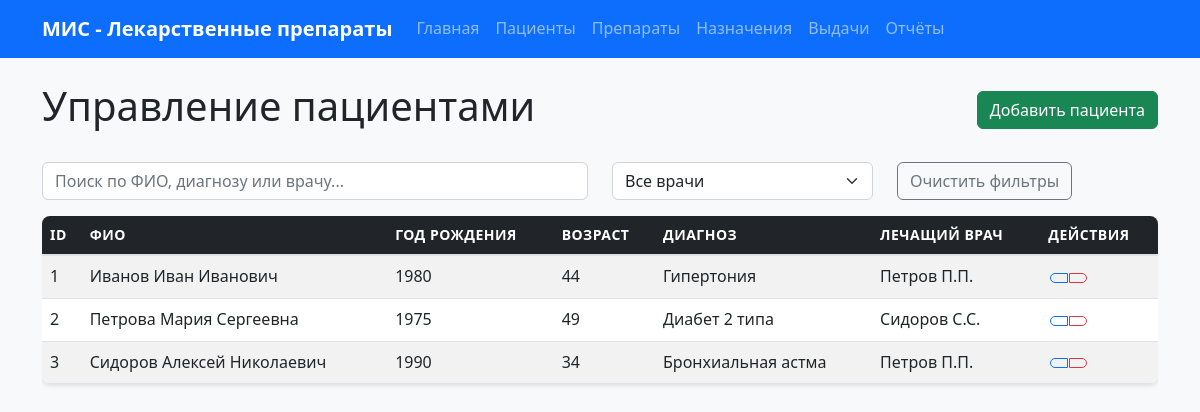
Page /patients on the committed database.
### tables this page shows
CREATE TABLE patients (
            patient_id INTEGER PRIMARY KEY AUTOINCREMENT,
            fio TEXT NOT NULL,
            birth_year INTEGER NOT NULL,
            diagnosis TEXT NOT NULL,
            attending_doctor TEXT NOT NULL,
            created_at TIMESTAMP DEFAULT CURRENT_TIMESTAMP,
            updated_at TIMESTAMP DEFAULT CURRENT_TIMESTAMP
        );

### routes.py (the view)
    @app.route("/patients")
    def patients():
        patients = Patient.get_all()
        return render_template("patients.html", patients=patients)

### database.py (called while the page is built)
def get_db():
    if 'db' not in g:
        g.db = sqlite3.connect(current_app.config['DATABASE_PATH'])
        g.db.row_factory = sqlite3.Row
    return g.db

def execute_query(query, params=None):
    db = get_db()
    if params:
        cursor = db.execute(query, params)
    else:
        cursor = db.execute(query)
    return cursor

def fetch_all(query, params=None):
    cursor = execute_query(query, params)
    return cursor.fetchall()

### models.py (called while the page is built)
    @staticmethod
    def get_all():
        query = "SELECT * FROM patients"
        rows = fetch_all(query)
        return [Patient(patient_id=row["patient_id"], fio=row["fio"], birth_year=row["birth_year"], diagnosis=row["diagnosis"], attending_doctor=row["attending_doctor"]) for row in rows]

### templates/patients.html (shortened to what this page needs)
{% extends "base.html" %}
{% block content %}
<div class="d-flex justify-content-between align-items-center mb-4">
    <h1>Управление пациентами</h1>
    <a href="{{ url_for('add_patient') }}" class="btn btn-success">
         Добавить пациента
    </a>
</div>
<div class="row mb-3">
    <div class="col-md-6">
        <input type="text" class="form-control" id="searchInput" placeholder="Поиск по ФИО, диагнозу или врачу...">
    </div>
    <div class="col-md-3">
        <select class="form-select" id="doctorFilter">
            <option value="">Все врачи</option>
        </select>
    </div>
    <div class="col-md-3">
        <button class="btn btn-outline-secondary" onclick="clearFilters()">
             Очистить фильтры
        </button>
    </div>
</div>
<div class="table-responsive">
    <table class="table table-striped table-hover" id="patientsTable">
        <thead class="table-dark">
            <tr>
                <th>ID</th>
                <th>ФИО</th>
                <th>Год рождения</th>
                <th>Возраст</th>
                <th>Диагноз</th>
                <th>Лечащий врач</th>
                <th>Действия</th>
            </tr>
        </thead>
        <tbody>
            {% for patient in patients %}
            <tr>
                <td>{{ patient.patient_id }}</td>
                <td>{{ patient.fio }}</td>
                <td>{{ patient.birth_year }}</td>
                <td>{{ 2024 - patient.birth_year }}</td>
                <td>{{ patient.diagnosis }}</td>
                <td>{{ patient.attending_doctor }}</td>
                <td>
                    <div class="btn-group" role="group">
                        <a href="{{ url_for('edit_patient', patient_id=patient.patient_id) }}"
                           class="btn btn-sm btn-outline-primary" title="Редактировать">
                        </a>
                        <button type="button" class="btn btn-sm btn-outline-danger"
                                onclick="confirmDelete({{ patient.patient_id }}, '{{ patient.fio }}')" title="Удалить">
                        </button>
                    </div>
                </td>
            </tr>
            {% endfor %}
        </tbody>
    </table>
</div>
{% endblock %}

### static/css/style.css (style rules this page uses)
:root { --primary-color: #0d6efd; --secondary-color: #6c757d; --success-color: #198754; --danger-color: #dc3545; --warning-color: #ffc107; --info-color: #0dcaf0; --light-color: #f8f9fa; --dark-color: #212529; }
body { font-family: 'Segoe UI', Tahoma, Geneva, Verdana, sans-serif; background-color: #f8f9fa; line-height: 1.6; }
.table { background-color: white; border-radius: 8px; overflow: hidden; box-shadow: 0 2px 4px rgba(0,0,0,0.1); }
.table thead th { border-bottom: 2px solid #dee2e6; font-weight: 600; text-transform: uppercase; font-size: 0.875rem; letter-spacing: 0.5px; }
.btn { border-radius: 6px; font-weight: 500; transition: all 0.2s ease; }
.btn-group .btn { margin: 0 2px; }
.form-control, .form-select { border-radius: 6px; border: 1px solid #ced4da; transition: border-color 0.15s ease-in-out, box-shadow 0.15s ease-in-out; }

### rows in the picture
patients: patient_id "1", fio "Иванов Иван Иванович", birth_year "1980", 2024-patient.birth_year "44", diagnosis "Гипертония", attending_doctor "Петров П.П."
patients: patient_id "2", fio "Петрова Мария Сергеевна", birth_year "1975", 2024-patient.birth_year "49", diagnosis "Диабет 2 типа", attending_doctor "Сидоров С.С."
patients: patient_id "3", fio "Сидоров Алексей Николаевич", birth_year "1990", 2024-patient.birth_year "34", diagnosis "Бронхиальная астма", attending_doctor "Петров П.П."
